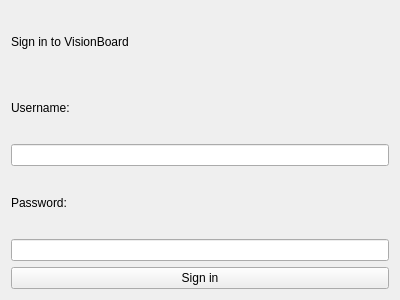
<?xml version="1.0" encoding="UTF-8"?>
<ui version="4.0">
 <class>LoginWindow</class>
 <widget class="QWidget" name="LoginWindow">
  <property name="geometry">
   <rect>
    <x>0</x>
    <y>0</y>
    <width>400</width>
    <height>300</height>
   </rect>
  </property>
  <property name="windowTitle">
   <string>Login</string>
  </property>
  <layout class="QVBoxLayout" name="verticalLayout">
   <item>
    <widget class="QLabel" name="labelTitle">
     <property name="text">
      <string>Sign in to VisionBoard</string>
     </property>
    </widget>
   </item>
   <item>
    <widget class="QLabel" name="labelUsername">
     <property name="text">
      <string>Username:</string>
     </property>
    </widget>
   </item>
   <item>
    <widget class="QLineEdit" name="lineEditUsername"/>
   </item>
   <item>
    <widget class="QLabel" name="labelPassword">
     <property name="text">
      <string>Password:</string>
     </property>
    </widget>
   </item>
   <item>
    <widget class="QLineEdit" name="lineEditPassword">
     <property name="echoMode">
      <enum>QLineEdit::Password</enum>
     </property>
    </widget>
   </item>
   <item>
    <widget class="QPushButton" name="buttonLogin">
     <property name="text">
      <string>Sign in</string>
     </property>
    </widget>
   </item>
  </layout>
 </widget>
 <resources/>
 <connections/>
</ui>
